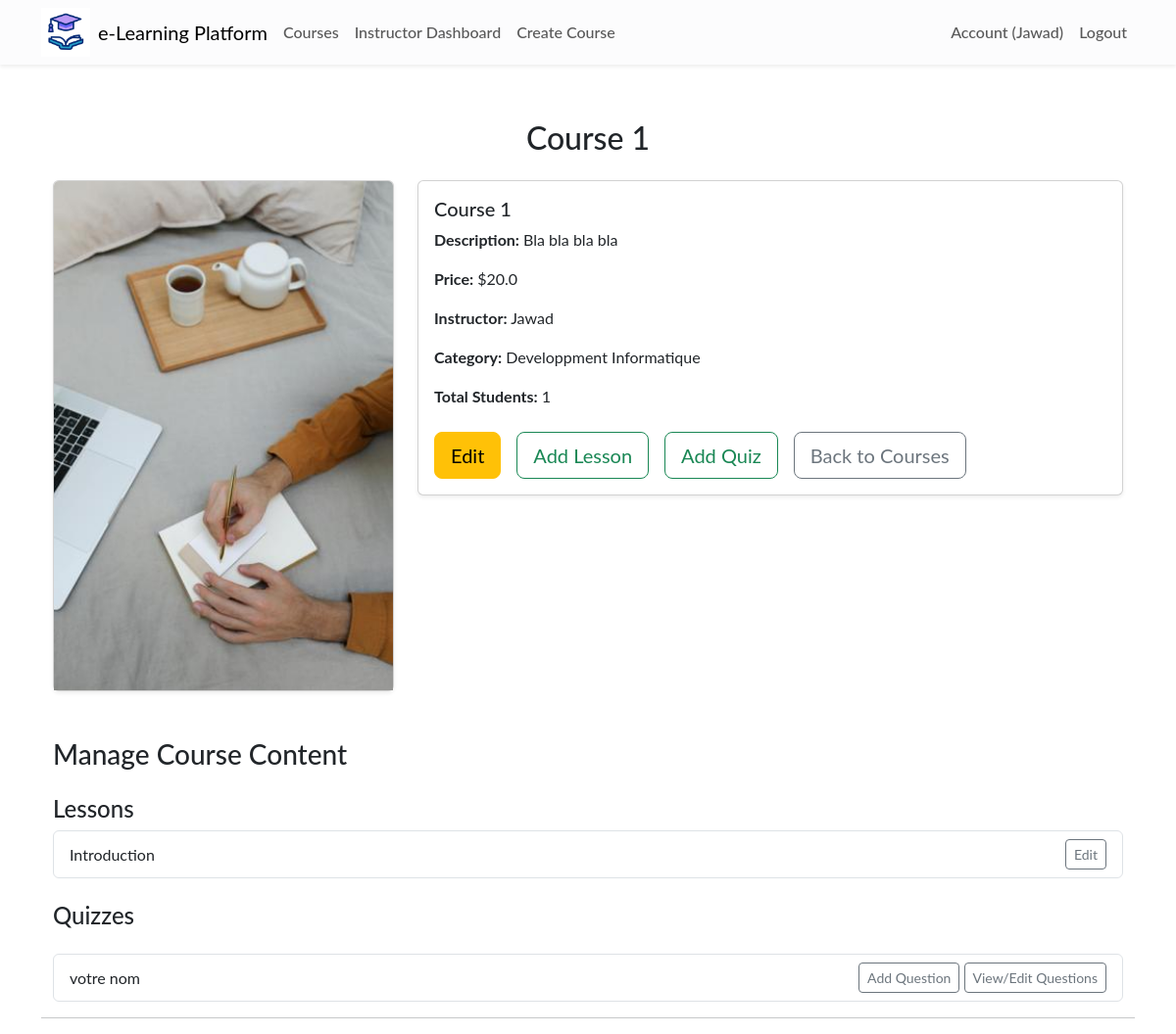
Page /courses/1 (signed in) on the earlier database version.
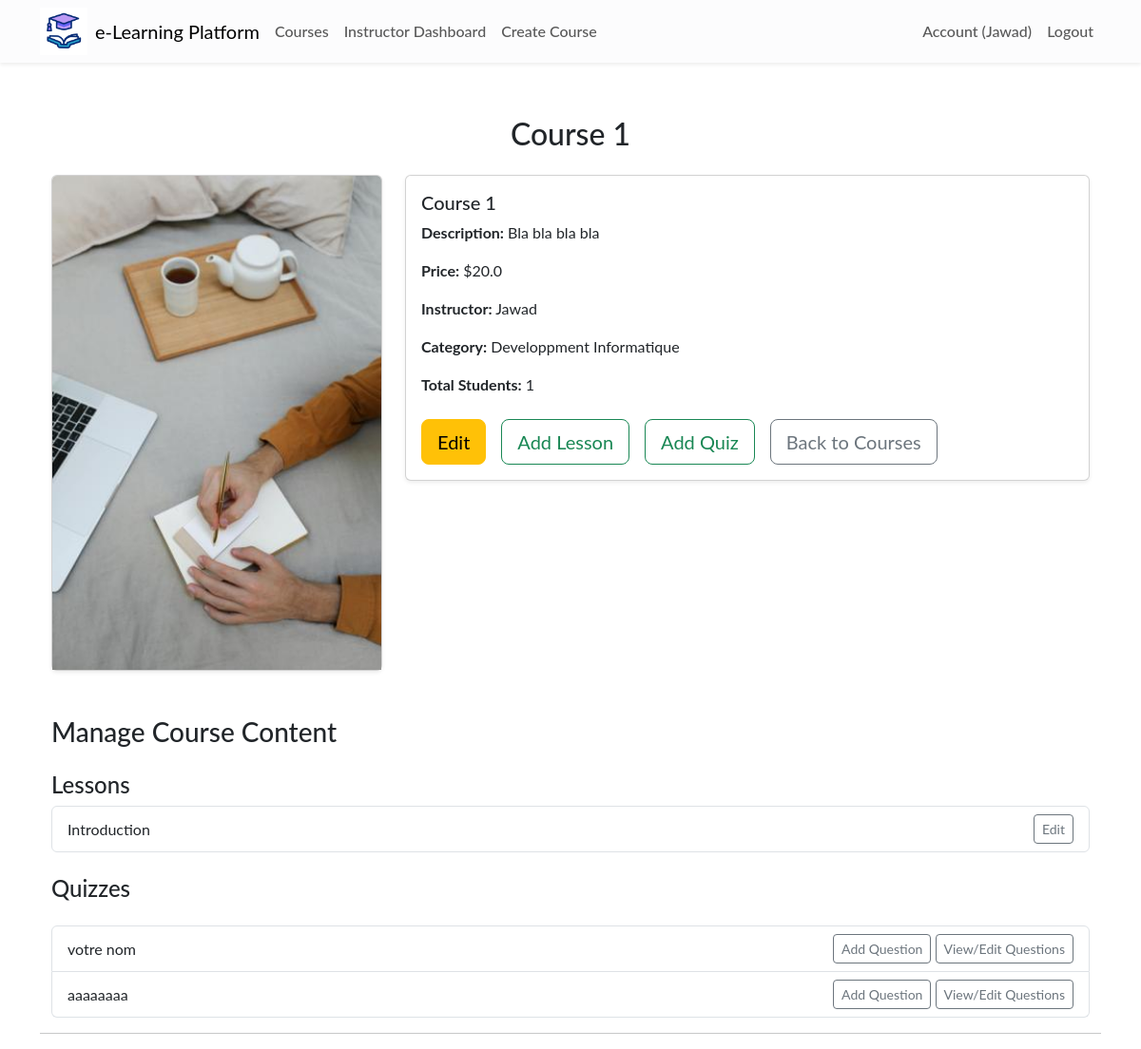
Same page on the later database version.
### app/models.py (models this page shows)
class Lesson(db.Model):
    id = db.Column(db.Integer, primary_key=True)
    title = db.Column(db.String(200), nullable=False)
    content = db.Column(db.Text, nullable=False)
    youtube_link = db.Column(db.String(200))  # Store YouTube link if provided
    video_path = db.Column(db.String(200))  # Store uploaded video path if provided
    course_id = db.Column(db.Integer, db.ForeignKey('course.id'), nullable=False)
    course = db.relationship('Course', back_populates='lessons')  # Change backref to back_populates

class Quiz(db.Model):
    id = db.Column(db.Integer, primary_key=True)
    title = db.Column(db.String(100), nullable=False)
    course_id = db.Column(db.Integer, db.ForeignKey('course.id'), nullable=False)
    created_at = db.Column(db.DateTime, default=datetime.utcnow)
    course = db.relationship('Course', backref='quizzes', lazy=True)

### app/routes/course.py (the view)
@bp.route('/<int:course_id>')
def course_details(course_id):
    course = Course.query.get_or_404(course_id)
    enrollment = Enrollment.query.filter_by(student_id=current_user.id, course_id=course.id).first()
    enrolled = enrollment is not None
    return render_template('course_details.html', course=course, enrolled=enrolled )

### app/__init__.py (called while the page is built)
def create_app(config_class='config.Config'):
    app = Flask(__name__)
    app.config.from_object(config_class)
    db.init_app(app)
    migrate.init_app(app, db)
    login_manager.init_app(app)
    login_manager.login_view = 'auth.login'
    mail.init_app(app)
    from .models import User
    @login_manager.user_loader
    def load_user(user_id):
        return User.query.get(int(user_id))
    from .routes.main import bp as main_bp
    from .routes.auth import bp as auth_bp
    from .routes.course import bp as course_bp
    from .routes.admin import bp as admin_bp
    from .routes.payment import bp as payment_bp
    app.register_blueprint(main_bp)
    app.register_blueprint(auth_bp)
    app.register_blueprint(course_bp)
    app.register_blueprint(admin_bp)
    app.register_blueprint(payment_bp)
    return app

### app/models.py (called while the page is built)
    @property
    def total_students(self):
        return len(self.enrollments)

### app/templates/course_details.html (shortened to what this page needs)
{% extends 'layout.html' %}
{% block content %}
<div class="container mt-5">
    <h2 class="text-center mb-4">{{ course.title }}</h2>
    <div class="row g-4">
        <div class="col-md-4">
            <div class="card shadow-sm">
                <img src="{{ url_for('static', filename='img_course/' + course.courseImage) }}" class="card-img-top" alt="{{ course.title }}">
            </div>
        </div>
        <div class="col-md-8">
            <div class="card shadow-sm mb-4">
                <div class="card-body">
                    <h5 class="card-title">{{ course.title }}</h5>
                    <p class="card-text"><strong>Description:</strong> {{ course.description }}</p>
                    <p class="card-text"><strong>Price:</strong> ${{ course.price }}</p>
                    <p class="card-text"><strong>Instructor:</strong> {{ course.instructor.name }}</p>
                    <p class="card-text"><strong>Category:</strong> {{ course.category.name }}</p>
                    <p class="card-text"><strong>Total Students:</strong> {{ course.total_students }}</p>
                    <div class="d-flex gap-3 flex-wrap mt-4">
                        {% if current_user.is_authenticated %}
                            {% if current_user.role == 'instructor' %}
                                <a href="{{ url_for('course.edit_course', course_id=course.id) }}" class="btn btn-warning btn-lg">
                                     Edit
                                </a>
                                <a href="{{ url_for('course.add_lesson', course_id=course.id) }}" class="btn btn-outline-success btn-lg">Add Lesson</a>
                                <a href="{{ url_for('course.add_quiz', course_id=course.id) }}" class="btn btn-outline-success btn-lg">Add Quiz</a>
                            {% endif %}
                        {% endif %}
                        <a href="{{ url_for('course.list_courses') }}" class="btn btn-outline-secondary btn-lg">
                             Back to Courses
                        </a>
                    </div>
                </div>
            </div>
        </div>
    </div>
    {% if current_user.role == 'instructor' and current_user.id == course.teacher_id %}
        <div class="mt-5">
            <h3>Manage Course Content</h3>
            <h4 class="mt-4">Lessons</h4>
            <ul class="list-group">
                {% for lesson in course.lessons %}
                    <li class="list-group-item d-flex justify-content-between align-items-center">
                        {{ lesson.title }}
                        <a href="{{ url_for('course.edit_lesson', lesson_id=lesson.id) }}" class="btn btn-sm btn-outline-secondary">Edit</a>
                    </li>
                {% endfor %}
            </ul>
            <h4 class="my-4">Quizzes</h4>
            <ul class="list-group">
                {% for quiz in course.quizzes %}
                    <li class="list-group-item d-flex justify-content-between align-items-center">
                        {{ quiz.title }}
                        <div>
                            <a href="{{ url_for('course.add_question', quiz_id=quiz.id) }}" class="btn btn-sm btn-outline-secondary">Add Question</a>
                            <a href="{{ url_for('course.view_questions', quiz_id=quiz.id) }}" class="btn btn-sm btn-outline-secondary">View/Edit Questions</a>
                        </div>
                    </li>
                {% endfor %}
            </ul>
        </div>
    {% endif %}
</div>
<hr>
{% endblock %}

Differences in the rows shown:
added Quiz: title "aaaaaaaa"
